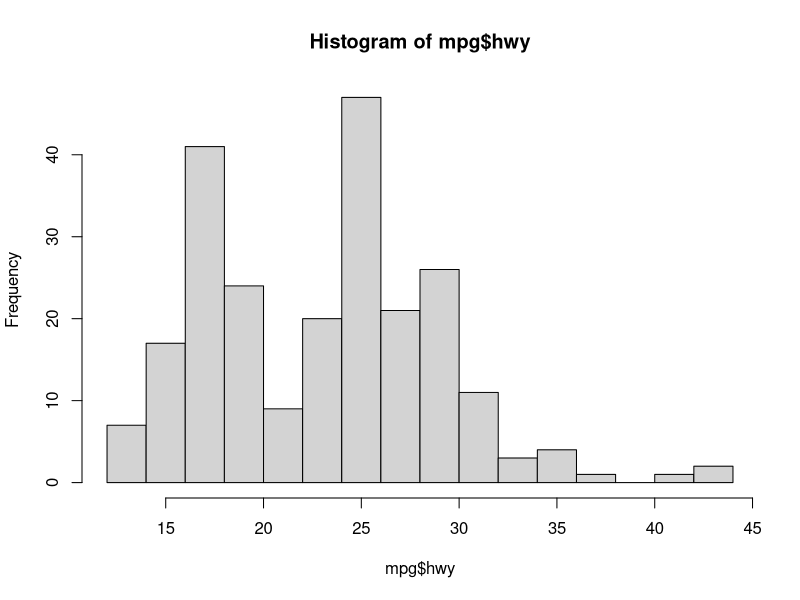
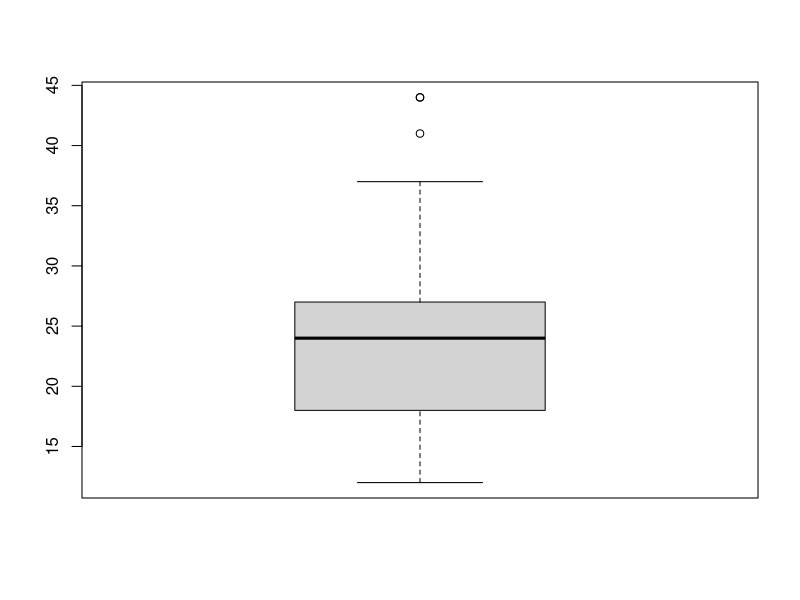
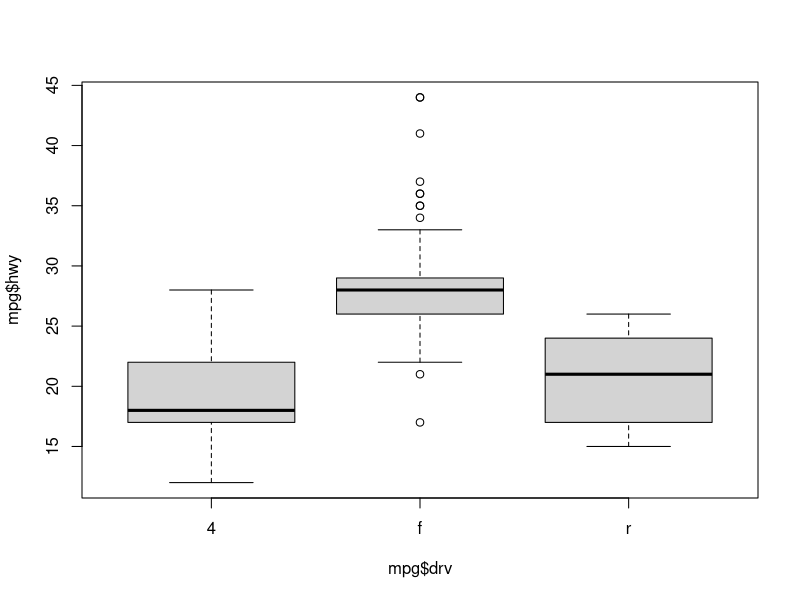
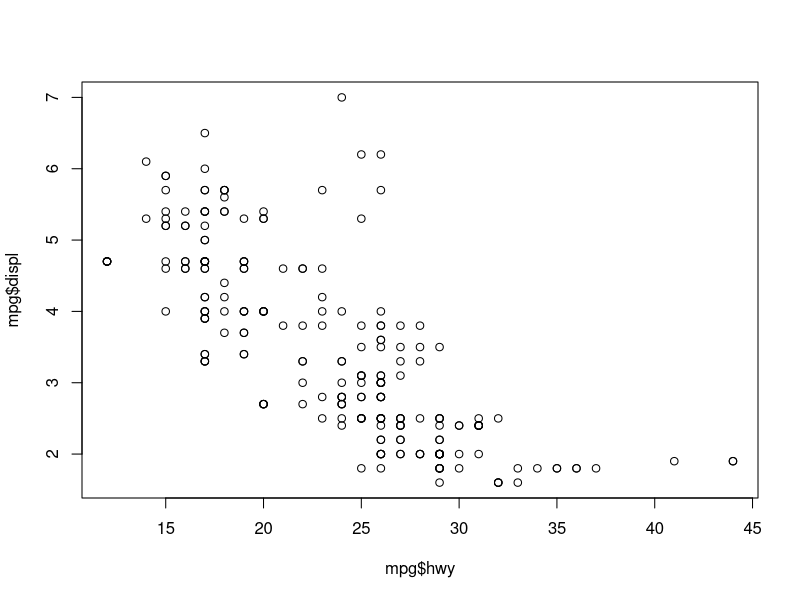

Source code (R) for these figures, in order:
#20190327 실습
?mpg
install.packages('ggplot2')
library('ggplot2')
?mpg
head(mpg)
str(mpg)

#base package를 이용한 mpg그래프 작성
hist(mpg$hwy, breaks=15)
boxplot(mpg$hwy)
boxplot(mpg$hwy~mpg$drv) #x, y값
plot(mpg$displ~mpg$hwy)

##################################
x1 <- c(1,2,5,3,6,-2,4)
x1
x2 <- c("one", "two", "three")
x2
x3 <- c(TRUE, TRUE, FALSE, FALSE )
x3

x8 <- rep(1:3, 2)
x8

y1 <- c(1,2,"one")
y1

y2 <- c(TRUE, FALSE, 2)
y2


mode(x1)
mode(x2)
length(x1)
length(x2)

m4 <- matrix(1:10, nrow=2)
m4
m4[1,4]
m4[2,]
m4[,2]
m4[1, c(3,4)]
m4[1, -c(1,2,3)]
m4[3]

cell <- c(1,26,24,68)
rname <- c("r1", "r2")
cname <- c("c1", "C2")
m2 <- matrix(cell, nrow=2, ncol=2, byrow=TRUE, dimnames = list(rname, cname) )
m2

list1 <- list(1, "a", TRUE, 1+4i)
list1

g <- "My First List"
h <- c(25, 26,18, 39)
j <- matrix(1:10, nrow=5)
k <- list("a list within a list", h)
mylist <- list(title=g, ages=h, j, k)
mylist


mylist[2]
mylist[[2]]
mylist$age

mylist[[4]]
mylist[[4]][[2]]
mylist[[4]][[2]][2]


mylist[[3]]
mylist[[3]][c(2,3)]

####data frame####
patientID <- c(1,2,3,4)
age <- c(25,34,28,52)
diabetes <- c("Type1", "Type2", "Type3", "Type4")
status <- c("Poor","Improved", "Excellent","Poor")
patientdata <- data.frame(patientID, age, diabetes, status)
patientdata

str(patientdata)
summary(patientdata)

patientdata
patientdata[1,2]
patientdata[1:2]
patientdata[1:2,]
patientdata[,1:2]
patientdata[c("diabetes", "status")]

patientdata$age #한가지 속성변수 뽑아낼때
patientdata["age"]
